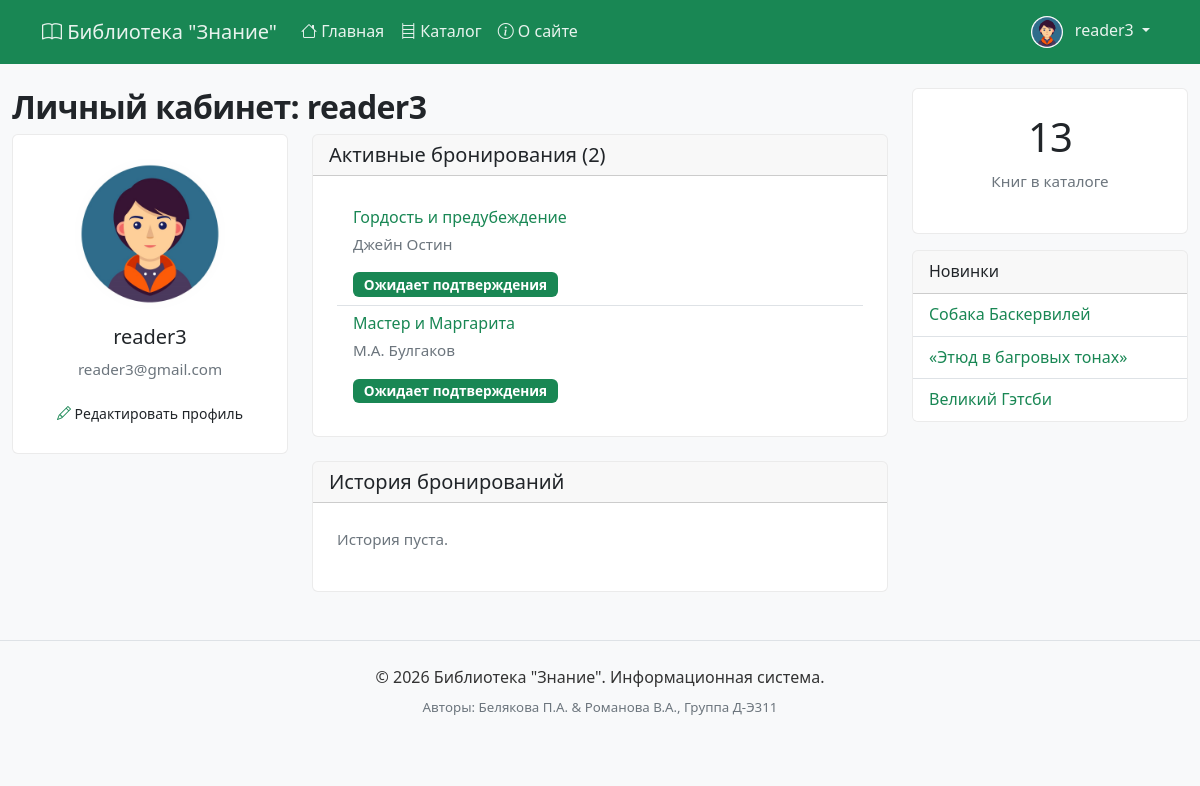
The app's page /profile/ (signed in) with its own data.
### accounts/models.py (models this page shows, shortened)
class Profile(models.Model):
    user = models.OneToOneField(
        User,
        on_delete=models.CASCADE,
        related_name="profile",
        verbose_name="Пользователь"
    )
    phone = models.CharField("Телефон", max_length=20, blank=True)
    address = models.TextField("Адрес", blank=True)
    birth_date = models.DateField("Дата рождения", null=True, blank=True)
    bio = models.TextField("О себе", blank=True)
    avatar = models.ImageField(
        "Аватар",
        upload_to="avatars/",
        blank=True,
        null=True
    )
    created_at = models.DateTimeField("Дата регистрации", auto_now_add=True)
    class Meta:
        verbose_name = "Профиль"
        verbose_name_plural = "Профили"

### catalog/models.py (models this page shows, shortened)
class Reservation(models.Model):
    STATUS_CHOICES = [
        ('pending', 'Ожидает подтверждения'),
        ('active', 'Активна'),
        ('completed', 'Завершена'),
        ('cancelled', 'Отменена'),
        ('overdue', 'Просрочена'),
    ]
    book = models.ForeignKey(Book, on_delete=models.CASCADE, related_name="reservations", verbose_name="Книга")
    reader = models.ForeignKey(Reader, on_delete=models.CASCADE, related_name="reservations", verbose_name="Читатель", null=True,blank=True)
    reservation_date = models.DateTimeField("Дата бронирования", auto_now_add=True)
    start_date = models.DateField("Дата выдачи", null=True, blank=True)
    due_date = models.DateField("Дата возврата", null=True, blank=True)
    return_date = models.DateField("Фактический возврат", null=True, blank=True)
    status = models.CharField("Статус", max_length=20, choices=STATUS_CHOICES, default='pending')
    notes = models.TextField("Заметки", blank=True)
    class Meta:
        ordering = ['-reservation_date']
        verbose_name = "Бронирование"
        verbose_name_plural = "Бронирования"

class Book(models.Model):
    title = models.CharField("Название", max_length=200)
    slug = models.SlugField(
        max_length=200,
        unique=True,
        blank=True,
        null=True  # Важно для существующих книг
    )
    author = models.CharField("Автор", max_length=150)
    isbn = models.CharField("ISBN", max_length=17, unique=True, blank=True, null=True)
    genre = models.ForeignKey("Genre", on_delete=models.SET_NULL, null=True, verbose_name="Жанр", related_name="books")
    is_available = models.BooleanField("Доступна", default=True)
    summary = models.TextField("Описание", blank=True)
    added_at = models.DateTimeField("Добавлено", auto_now_add=True)
    tags = TaggableManager(blank=True, verbose_name="Теги")
    def get_absolute_url(self):
        return reverse('catalog:book_detail', kwargs={'slug': self.slug})
    class Meta:
        ordering = ["-added_at"]

### catalog/views.py (the view)
# urls.py: path('profile/', views.reader_profile, name='reader_profile'),
@login_required
def reader_profile(request):
    reader, created = Reader.objects.get_or_create(user=request.user)
    if request.method == "POST":
        form = ReaderProfileForm(request.POST, instance=reader)
        if form.is_valid():
            form.save()
            messages.success(request, 'Профиль обновлён!')
            return redirect('reader_profile')
    else:
        form = ReaderProfileForm(instance=reader)
    active_reservations = reader.reservations.filter(status__in=['active', 'pending']).select_related('book')
    history = reader.reservations.filter(status__in=['completed', 'cancelled', 'overdue']).select_related('book').order_by('-reservation_date')[:10]
    context = {
        'reader': reader,
        'form': form,
        'active_reservations': active_reservations,
        'history': history,
    }
    return render(request, 'catalog/reader_profile.html', context)

### catalog/templatetags/library_tags.py (called while the page is built)
@register.simple_tag
def total_books():
    return Book.objects.filter(is_available=True).count()

@register.inclusion_tag('catalog/latest_books.html')
def show_latest_books(count=3):
    latest_books = Book.objects.filter(is_available=True).order_by('-added_at')[:count]
    return {'latest_books': latest_books}

### catalog/templates/catalog/reader_profile.html (shortened to what this page needs)
{% extends "catalog/base.html" %}
{% block content %}
<h2> Личный кабинет: {{ user.get_full_name|default:user.username }}</h2>
<div class="row">
    <div class="col-md-4 mb-4">
        <div class="card">
            <div class="card-body text-center">
                {% if user.profile.avatar %}
                    <img src="{{ user.profile.avatar.url }}" alt="Аватар" class="rounded-circle mb-3" style="width: 150px; height: 150px; object-fit: cover;">
                {% else %}
                    <div class="bg-success text-white rounded-circle d-inline-flex align-items-center justify-content-center mb-3" style="width: 150px; height: 150px; font-size: 4rem;">
                        <i class="bi bi-person"></i>
                    </div>
                {% endif %}
                <h5>{{ user.get_full_name|default:user.username }}</h5>
                <p class="text-muted">{{ user.email }}</p>
                <a href="{% url 'accounts:profile_edit' %}" class="btn btn-sm btn-succes">
                    <i class="bi bi-pencil"></i> Редактировать профиль
                </a>
            </div>
        </div>
    </div>
    <div class="col-md-8">
        <div class="card mb-4">
            <div class="card-header">
                <h5 class="mb-0"> Активные бронирования ({{ active_reservations.count }})</h5>
            </div>
            <div class="card-body">
                {% if active_reservations %}
                <ul class="list-group list-group-flush">
                    {% for res in active_reservations %}
                    <li class="list-group-item">
                        <div class="d-flex justify-content-between align-items-start">
                            <div>
                                <h6 class="mb-1">
                                    <a href="{{ res.book.get_absolute_url }}" class="text-success">
                                        {{ res.book.title }}
                                    </a>
                                </h6>
                                <p class="mb-1 text-muted small">{{ res.book.author }}</p>
                                <span class="badge bg-{{ res.status|yesno:'success,secondary' }}">
                                    {{ res.get_status_display }}
                                </span>
                            </div>
                        </div>
                    </li>
                    {% endfor %}
                </ul>
                {% else %}
                <p class="text-muted mb-0">У вас нет активных бронирований.</p>
                {% endif %}
            </div>
        </div>
        <div class="card">
            <div class="card-header">
                <h5 class="mb-0"> История бронирований</h5>
            </div>
            <div class="card-body">
                {% if history %}
                <ul class="list-group list-group-flush">
                    {% for res in history %}
                    <li class="list-group-item">
                        <div class="d-flex justify-content-between align-items-start">
                            <div>
                                <h6 class="mb-1">{{ res.book.title }}</h6>
                                <p class="mb-1 text-muted small">{{ res.book.author }}</p>
                                <span class="badge bg-secondary">{{ res.get_status_display }}</span>
                                <small class="text-muted d-block mt-1">
                                    {{ res.reservation_date|date:"d.m.Y" }}
                                </small>
                            </div>
                        </div>
                    </li>
                    {% endfor %}
                </ul>
                {% else %}
                <p class="text-muted mb-0">История пуста.</p>
                {% endif %}
            </div>
        </div>
    </div>
</div>
{% endblock %}

### catalog/templates/catalog/base.html (shortened to what this page needs)
{% load static %}
{% load library_tags %}
<!DOCTYPE html>
<html lang="ru">
<head>
    <link href="https://cdn.jsdelivr.net/npm/bootstrap@5.3.2/dist/css/bootstrap.min.css" rel="stylesheet">
    <link rel="stylesheet" href="https://cdn.jsdelivr.net/npm/bootstrap-icons@1.11.1/font/bootstrap-icons.css">
    <link rel="stylesheet" href="{% static 'css/styles.css' %}">
</head>
<body>
    {% block header %}
    <nav class="navbar navbar-expand-lg navbar-dark bg-primary">
        <div class="container">
            <a class="navbar-brand" href="{% url 'catalog:home' %}">
                <i class="bi bi-book"></i> Библиотека "Знание"
            </a>
            <div class="collapse navbar-collapse" id="navbarMain">
                <ul class="navbar-nav me-auto">
                    <li class="nav-item">
                        <a class="nav-link" href="{% url 'catalog:home' %}">
                            <i class="bi bi-house"></i> Главная
                        </a>
                    </li>
                    <li class="nav-item">
                        <a class="nav-link" href="{% url 'catalog:book_list' %}">
                            <i class="bi bi-bookshelf"></i> Каталог
                        </a>
                    </li>
                    <li class="nav-item">
                        <a class="nav-link" href="{% url 'catalog:about' %}">
                            <i class="bi bi-info-circle"></i> О сайте
                        </a>
                    </li>
                </ul>
                <ul class="navbar-nav">
                    {% if user.is_authenticated %}
                    <li class="nav-item dropdown">
                        <a class="nav-link dropdown-toggle" href="#" role="button" data-bs-toggle="dropdown">
                            {% if user.is_authenticated and user.profile.avatar %}
                                <img src="{{ user.profile.avatar.url }}" alt="avatar" class="avatar-small me-2">
                            {% else %}
                                <i class="bi bi-person-circle"></i>
                            {% endif %}
                            {{ user.get_full_name|default:user.username }}
                        </a>
                    </li>
                    {% endif %}
                </ul>
            </div>
        </div>
    </nav>
    {% endblock %}
    <main class="container-xxl my-4">
        <div class="row">
            <div class="col-md-9">
                {% block content %}{% endblock %}
            </div>
            <div class="col-md-3">
                {% block sidebar %}
                <div class="card mb-3 text-center">
                    <div class="card-body">
                        <h3 class="display-6">{% total_books %}</h3>
                        <p class="text-muted">Книг в каталоге</p>
                    </div>
                </div>
                {% show_latest_books 3 %}
                {% endblock %}
            </div>
        </div>
    </main>
    <footer class="bg-light py-4 mt-5 border-top">
        <div class="container text-center">
            <p class="mb-1">&copy; 2026 Библиотека "Знание". Информационная система.</p>
            <p class="mb-0 text-muted">
                <small>Авторы: Белякова П.А. & Романова В.А., Группа Д-Э311</small>
            </p>
        </div>
    </footer>
</body>
</html>

### catalog/templates/catalog/latest_books.html
<div class="card mb-3">
    <div class="card-header"> Новинки</div>
    <ul class="list-group list-group-flush">
        {% for book in latest_books %}
        <li class="list-group-item">
            {% if book.slug %}
                <a href="{{ book.get_absolute_url }}" class="text-success">
                    {{ book.title }}
                </a>
            {% else %}
                <span class="text-muted">{{ book.title }}</span>
            {% endif %}
        </li>
        {% empty %}
        <li class="list-group-item">Книг пока нет</li>
        {% endfor %}
    </ul>
</div>

### static/css/styles.css (style rules this page uses)
body { font-family: 'Segoe UI', Tahoma, Geneva, Verdana, sans-serif; background-color: #f8f9fa; color: #333333; line-height: 1.6; }
h1, h2, h3, h4 { color: #212529; font-weight: 600; letter-spacing: -0.02em; }
.bg-primary, .navbar, .btn-primary { background-color: #198754 !important; border-color: #198754 !important; }
.card { transition: all 0.3s cubic-bezier(0.4, 0, 0.2, 1) !important; border: 1px solid rgba(0,0,0,0.08) !important; }
.card-body { padding: 1.5rem !important; }
.card-subtitle, .text-muted { font-size: 0.95rem !important; color: #6c757d !important; margin-bottom: 1rem !important; }
.badge { display: inline-block; padding: 0.4em 0.8em; font-size: 0.85em; font-weight: 600; border-radius: 6px; text-decoration: none !important; background-color: #198754 !important; color: #ffffff !important; }
.card .bi:not(.btn-primary i) { color: #198754 !important; }
a:not(.navbar a):not(.dropdown-item):not(.btn):not(.card-title a):not(h1 a):not(h2 a):not(h3 a):not(.tag-link) { color: #198754 !important; text-decoration: none; }
.navbar a, .dropdown-item { color: rgba(255, 255, 255, 0.9) !important; }
.card-title, .card-title a, h1, h2, h3, h4, h5, h6 { color: #212529 !important; }
footer { border-top: 1px solid #e9ecef; margin-top: 2rem; }
.avatar-small { width: 32px; height: 32px; border-radius: 50%; object-fit: cover; }
.btn { transition: transform 0.3s cubic-bezier(0.2, 0, 0, 1), box-shadow 0.3s ease !important; }
body { animation: fadeIn 0.3s ease-out; }

### catalog/templates/catalog/base.html (style rules this page uses)
.avatar-small { width: 32px; height: 32px; border-radius: 50%; object-fit: cover; }

### records on screen
Reservation: book "Гордость и предубеждение", book.author "Джейн Остин", status "Ожидает подтверждения"
Reservation: book "Мастер и Маргарита", book.author "М.А. Булгаков", status "Ожидает подтверждения"
Book: title "Собака Баскервилей"
Book: title "«Этюд в багровых тонах»"
Book: title "Великий Гэтсби"

### other values on screen
{{ user.get_full_name|default:user.username }} "reader3"
{{ user.email }} "reader3@gmail.com"
{{ active_reservations.count }} "2"
